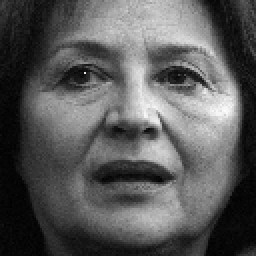
#> input picture data/test/s126/1.pgm, 128 x 128 px, found by its file name (shown 2 times larger)
$ jupyter execute --allow-errors Untitled.ipynb
#> lines starting #> are read from the running program, lines starting #| are printed output that depends on the picture
### utils/load_data.py
import numpy as np
import torch
from os import listdir
from os.path import join
from PIL import Image

# [84 lines left out: functions read_pgm, load_images, not called in this run]


def load_pathnames(path, train=True):
    if (train):
        my_path = path+'\\train'
    else:
        my_path = path+'\\test'

    folders = [f for f in listdir(my_path)]

    files = []
    for folder_name in folders:
        folder_path = join(my_path, folder_name)
        files.append([f for f in listdir(folder_path) if f.endswith('.pgm')])

    pathname_list = []
    train_labels = []
    for fo in range(len(folders)):
        for fi in files[fo]:
            pathname_list.append(join(my_path, join(folders[fo], fi)))
            train_labels.append(folders[fo])

    for i in range(len(train_labels)):
        train_labels[i] = train_labels[i][1:]
        train_labels[i] = int(train_labels[i])

    train_labels = np.asarray(train_labels)

    return pathname_list, train_labels

### sift_svm/Untitled.ipynb
[cell 1]
import numpy as np
import matplotlib.pyplot as plt

import cv2
from PIL import Image

import os
from os import listdir
from os.path import isfile, join

import string

from sklearn.svm import SVC
from sklearn.model_selection import GridSearchCV

os.chdir('E:/College/Final Year Project/ufi')
from utils.load_data import load_pathnames

from sift_svm import drawMatches as dm
from sift_svm import extract_descriptors as ed

[cell 2]
def sift(img_path):
#> called with img_path = 'data\\test/s126/1.pgm'
    img = cv2.imread(img_path, 0)
#> img is the input picture: shape (128, 128); min 0, max 252, mean 88.8
    orb = cv2.ORB_create()

    # compute the descriptors with ORB
    kp, des = orb.detectAndCompute(img, None)
#> kp = 180 keypoints; strongest (x, y, size): (78, 61, 37.2), (79, 62, 31), (77, 66, 37.2), (75, 65, 44.6)
#> `kp_test, des_test = sift(test_path)`: kp_test has the same summary as kp in sift
#> after the loop `for filename_train, des_train in feature.items():`: result = 0 items

    #img_out = np.asarray(img)
    #img_out = cv2.drawKeypoints(img, kp, img)

    #return img_out, kp, des
    return kp, des

img, k, d = sift('data/train/s1/1.pgm')
plt.imshow(img), plt.show()

#> (a cell that did not finish here is left out)

[cell 4]
feature ={}
#> (the rest of this cell did not finish here and is left out)

[cell 5]
MIN_MATCH_COUNT = 10
FLANN_INDEX_LSH = 6
FLANN_INDEX_KDTREE = 0
index_params = dict(algorithm = FLANN_INDEX_LSH, trees = 5)
search_params = dict(checks=50)
flann = cv2.FlannBasedMatcher(index_params,search_params)

[cell 6]
test_paths, test_labels = load_pathnames('data', False)

[cell 7]
import tqdm

[cell 8]
correct = 0
c = 0
#> (the rest of this cell did not finish here and is left out)

#> (a cell that did not finish here is left out)

[cell 10]
img1 = cv2.imread('data/train/s1/1.pgm',0) # queryImage
img2 = cv2.imread('data/test/s1/3.pgm',0) # trainImage
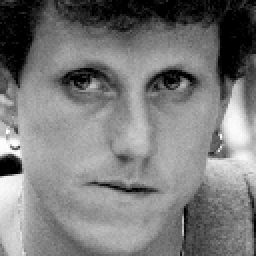
#> input picture data/test/s395/3.pgm, 128 x 128 px, found by its file name (shown 2 times larger)
#> img2 is the input picture: shape (128, 128); min 0, max 255, mean 122.5

# Initiate SIFT detector
orb = cv2.ORB_create()

# find the keypoints and descriptors with SIFT
kp1, des1 = orb.detectAndCompute(img1,None)
#> kp1 has the same summary as kp in sift
kp2, des2 = orb.detectAndCompute(img2,None)
#> kp2 = 115 keypoints; strongest (x, y, size): (91, 39, 31), (93, 40, 31), (46, 41, 31), (44, 41, 31)

# create BFMatcher object
bf = cv2.BFMatcher(cv2.NORM_HAMMING, crossCheck=True)

# Match descriptors.
matches = bf.match(des1,des2)
#> matches = 44 matches

# Sort them in the order of their distance.
matches = sorted(matches, key = lambda x:x.distance)

# Draw first 10 matches.
img3 = cv2.drawMatches(img1,kp1,img2,kp2,matches[:20],None,flags=2)
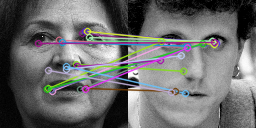
#> img3: shape (128, 256, 3); mean of channels 0, 1, 2 109.1, 109, 108.8; drawn as B, G, R

plt.imshow(img3)
plt.show()
